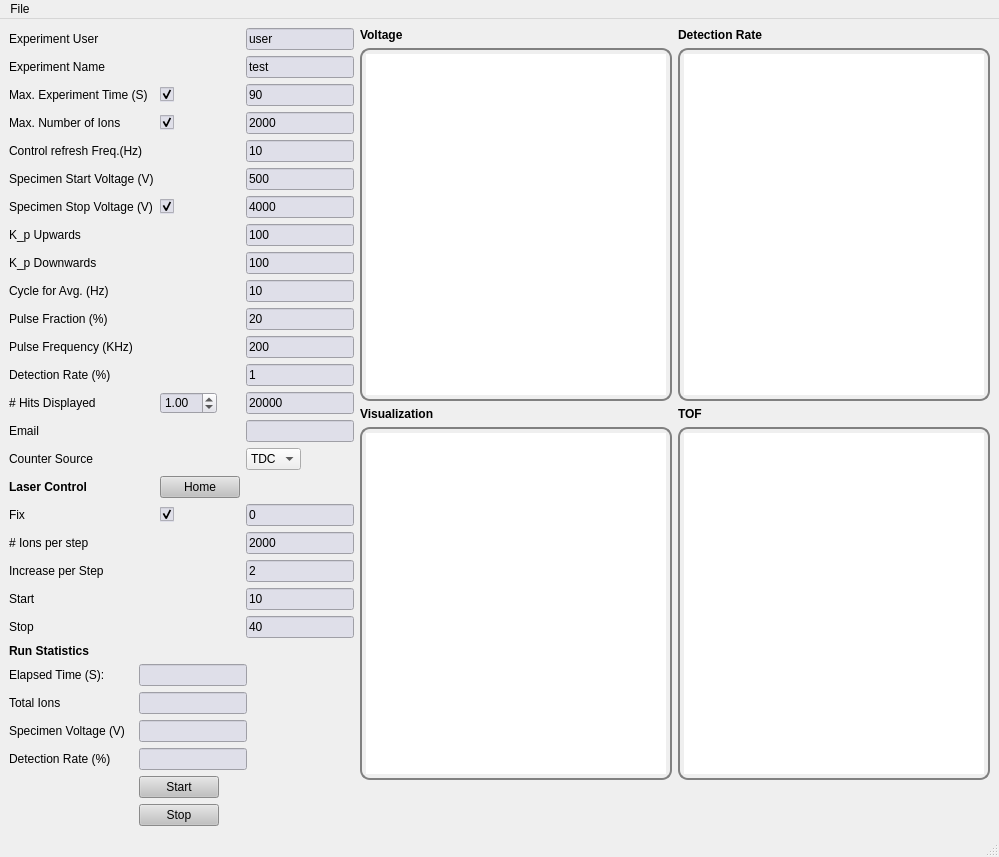
<?xml version="1.0" encoding="UTF-8"?>
<ui version="4.0">
 <class>UI_APT_S</class>
 <widget class="QMainWindow" name="UI_APT_S">
  <property name="geometry">
   <rect>
    <x>0</x>
    <y>0</y>
    <width>999</width>
    <height>844</height>
   </rect>
  </property>
  <property name="windowTitle">
   <string>APT Control Software</string>
  </property>
  <widget class="QWidget" name="centralwidget">
   <layout class="QGridLayout" name="gridLayout_2">
    <item row="0" column="0">
     <layout class="QGridLayout" name="gridLayout">
      <item row="0" column="0">
       <widget class="QLabel" name="label_43">
        <property name="sizePolicy">
         <sizepolicy hsizetype="Fixed" vsizetype="Fixed">
          <horstretch>0</horstretch>
          <verstretch>0</verstretch>
         </sizepolicy>
        </property>
        <property name="text">
         <string>Experiment User</string>
        </property>
       </widget>
      </item>
      <item row="0" column="3">
       <widget class="QLineEdit" name="ex_user">
        <property name="sizePolicy">
         <sizepolicy hsizetype="Fixed" vsizetype="Fixed">
          <horstretch>0</horstretch>
          <verstretch>0</verstretch>
         </sizepolicy>
        </property>
        <property name="styleSheet">
         <string notr="true">QLineEdit{
background: rgb(223,223,233)
}</string>
        </property>
        <property name="text">
         <string>user</string>
        </property>
       </widget>
      </item>
      <item row="1" column="0">
       <widget class="QLabel" name="label_21">
        <property name="sizePolicy">
         <sizepolicy hsizetype="Fixed" vsizetype="Fixed">
          <horstretch>0</horstretch>
          <verstretch>0</verstretch>
         </sizepolicy>
        </property>
        <property name="text">
         <string>Experiment Name</string>
        </property>
       </widget>
      </item>
      <item row="1" column="3">
       <widget class="QLineEdit" name="ex_name">
        <property name="sizePolicy">
         <sizepolicy hsizetype="Fixed" vsizetype="Fixed">
          <horstretch>0</horstretch>
          <verstretch>0</verstretch>
         </sizepolicy>
        </property>
        <property name="styleSheet">
         <string notr="true">QLineEdit{
background: rgb(223,223,233)
}</string>
        </property>
        <property name="text">
         <string>test</string>
        </property>
       </widget>
      </item>
      <item row="2" column="0" colspan="2">
       <widget class="QLabel" name="label_2">
        <property name="sizePolicy">
         <sizepolicy hsizetype="Fixed" vsizetype="Fixed">
          <horstretch>0</horstretch>
          <verstretch>0</verstretch>
         </sizepolicy>
        </property>
        <property name="text">
         <string>Max. Experiment Time (S)</string>
        </property>
       </widget>
      </item>
      <item row="2" column="2">
       <widget class="QCheckBox" name="criteria_time">
        <property name="sizePolicy">
         <sizepolicy hsizetype="Fixed" vsizetype="Fixed">
          <horstretch>0</horstretch>
          <verstretch>0</verstretch>
         </sizepolicy>
        </property>
        <property name="font">
         <font>
          <italic>false</italic>
         </font>
        </property>
        <property name="mouseTracking">
         <bool>true</bool>
        </property>
        <property name="styleSheet">
         <string notr="true">QCheckBox{
background: rgb(223,223,233)
}</string>
        </property>
        <property name="text">
         <string/>
        </property>
        <property name="checked">
         <bool>true</bool>
        </property>
       </widget>
      </item>
      <item row="2" column="3">
       <widget class="QLineEdit" name="ex_time">
        <property name="sizePolicy">
         <sizepolicy hsizetype="Fixed" vsizetype="Fixed">
          <horstretch>0</horstretch>
          <verstretch>0</verstretch>
         </sizepolicy>
        </property>
        <property name="styleSheet">
         <string notr="true">QLineEdit{
background: rgb(223,223,233)
}</string>
        </property>
        <property name="text">
         <string>90</string>
        </property>
       </widget>
      </item>
      <item row="3" column="0">
       <widget class="QLabel" name="label_41">
        <property name="sizePolicy">
         <sizepolicy hsizetype="Fixed" vsizetype="Fixed">
          <horstretch>0</horstretch>
          <verstretch>0</verstretch>
         </sizepolicy>
        </property>
        <property name="text">
         <string>Max. Number of Ions</string>
        </property>
       </widget>
      </item>
      <item row="3" column="2">
       <widget class="QCheckBox" name="criteria_ions">
        <property name="sizePolicy">
         <sizepolicy hsizetype="Fixed" vsizetype="Fixed">
          <horstretch>0</horstretch>
          <verstretch>0</verstretch>
         </sizepolicy>
        </property>
        <property name="font">
         <font>
          <italic>false</italic>
         </font>
        </property>
        <property name="mouseTracking">
         <bool>true</bool>
        </property>
        <property name="styleSheet">
         <string notr="true">QCheckBox{
background: rgb(223,223,233)
}</string>
        </property>
        <property name="text">
         <string/>
        </property>
        <property name="checked">
         <bool>true</bool>
        </property>
       </widget>
      </item>
      <item row="3" column="3">
       <widget class="QLineEdit" name="max_ions">
        <property name="sizePolicy">
         <sizepolicy hsizetype="Fixed" vsizetype="Fixed">
          <horstretch>0</horstretch>
          <verstretch>0</verstretch>
         </sizepolicy>
        </property>
        <property name="styleSheet">
         <string notr="true">QLineEdit{
background: rgb(223,223,233)
}</string>
        </property>
        <property name="text">
         <string>2000</string>
        </property>
       </widget>
      </item>
      <item row="4" column="0" colspan="2">
       <widget class="QLabel" name="label_3">
        <property name="sizePolicy">
         <sizepolicy hsizetype="Fixed" vsizetype="Fixed">
          <horstretch>0</horstretch>
          <verstretch>0</verstretch>
         </sizepolicy>
        </property>
        <property name="text">
         <string>Control refresh Freq.(Hz)</string>
        </property>
       </widget>
      </item>
      <item row="4" column="3">
       <widget class="QLineEdit" name="ex_freq">
        <property name="sizePolicy">
         <sizepolicy hsizetype="Fixed" vsizetype="Fixed">
          <horstretch>0</horstretch>
          <verstretch>0</verstretch>
         </sizepolicy>
        </property>
        <property name="styleSheet">
         <string notr="true">QLineEdit{
background: rgb(223,223,233)
}</string>
        </property>
        <property name="text">
         <string>10</string>
        </property>
       </widget>
      </item>
      <item row="5" column="0" colspan="2">
       <widget class="QLabel" name="label_4">
        <property name="sizePolicy">
         <sizepolicy hsizetype="Fixed" vsizetype="Fixed">
          <horstretch>0</horstretch>
          <verstretch>0</verstretch>
         </sizepolicy>
        </property>
        <property name="text">
         <string>Specimen Start Voltage (V)</string>
        </property>
       </widget>
      </item>
      <item row="5" column="3">
       <widget class="QLineEdit" name="vdc_min">
        <property name="sizePolicy">
         <sizepolicy hsizetype="Fixed" vsizetype="Fixed">
          <horstretch>0</horstretch>
          <verstretch>0</verstretch>
         </sizepolicy>
        </property>
        <property name="styleSheet">
         <string notr="true">QLineEdit{
background: rgb(223,223,233)
}</string>
        </property>
        <property name="text">
         <string>500</string>
        </property>
       </widget>
      </item>
      <item row="6" column="0" colspan="2">
       <widget class="QLabel" name="label_5">
        <property name="sizePolicy">
         <sizepolicy hsizetype="Fixed" vsizetype="Fixed">
          <horstretch>0</horstretch>
          <verstretch>0</verstretch>
         </sizepolicy>
        </property>
        <property name="text">
         <string>Specimen Stop Voltage (V)</string>
        </property>
       </widget>
      </item>
      <item row="6" column="2">
       <widget class="QCheckBox" name="criteria_vdc">
        <property name="sizePolicy">
         <sizepolicy hsizetype="Fixed" vsizetype="Fixed">
          <horstretch>0</horstretch>
          <verstretch>0</verstretch>
         </sizepolicy>
        </property>
        <property name="font">
         <font>
          <italic>false</italic>
         </font>
        </property>
        <property name="mouseTracking">
         <bool>true</bool>
        </property>
        <property name="styleSheet">
         <string notr="true">QCheckBox{
background: rgb(223,223,233)
}</string>
        </property>
        <property name="text">
         <string/>
        </property>
        <property name="checked">
         <bool>true</bool>
        </property>
       </widget>
      </item>
      <item row="6" column="3">
       <widget class="QLineEdit" name="vdc_max">
        <property name="sizePolicy">
         <sizepolicy hsizetype="Fixed" vsizetype="Fixed">
          <horstretch>0</horstretch>
          <verstretch>0</verstretch>
         </sizepolicy>
        </property>
        <property name="styleSheet">
         <string notr="true">QLineEdit{
background: rgb(223,223,233)
}</string>
        </property>
        <property name="text">
         <string>4000</string>
        </property>
       </widget>
      </item>
      <item row="7" column="0">
       <widget class="QLabel" name="label_6">
        <property name="text">
         <string>K_p Upwards</string>
        </property>
       </widget>
      </item>
      <item row="7" column="3">
       <widget class="QLineEdit" name="vdc_steps_up">
        <property name="sizePolicy">
         <sizepolicy hsizetype="Fixed" vsizetype="Fixed">
          <horstretch>0</horstretch>
          <verstretch>0</verstretch>
         </sizepolicy>
        </property>
        <property name="styleSheet">
         <string notr="true">QLineEdit{
background: rgb(223,223,233)
}</string>
        </property>
        <property name="text">
         <string>100</string>
        </property>
       </widget>
      </item>
      <item row="8" column="0">
       <widget class="QLabel" name="label_28">
        <property name="sizePolicy">
         <sizepolicy hsizetype="Fixed" vsizetype="Fixed">
          <horstretch>0</horstretch>
          <verstretch>0</verstretch>
         </sizepolicy>
        </property>
        <property name="text">
         <string>K_p Downwards</string>
        </property>
       </widget>
      </item>
      <item row="8" column="3">
       <widget class="QLineEdit" name="vdc_steps_down">
        <property name="sizePolicy">
         <sizepolicy hsizetype="Fixed" vsizetype="Fixed">
          <horstretch>0</horstretch>
          <verstretch>0</verstretch>
         </sizepolicy>
        </property>
        <property name="styleSheet">
         <string notr="true">QLineEdit{
background: rgb(223,223,233)
}</string>
        </property>
        <property name="text">
         <string>100</string>
        </property>
       </widget>
      </item>
      <item row="9" column="0">
       <widget class="QLabel" name="label_20">
        <property name="sizePolicy">
         <sizepolicy hsizetype="Fixed" vsizetype="Fixed">
          <horstretch>0</horstretch>
          <verstretch>0</verstretch>
         </sizepolicy>
        </property>
        <property name="text">
         <string>Cycle for Avg. (Hz)</string>
        </property>
       </widget>
      </item>
      <item row="9" column="3">
       <widget class="QLineEdit" name="cycle_avg">
        <property name="sizePolicy">
         <sizepolicy hsizetype="Fixed" vsizetype="Fixed">
          <horstretch>0</horstretch>
          <verstretch>0</verstretch>
         </sizepolicy>
        </property>
        <property name="styleSheet">
         <string notr="true">QLineEdit{
background: rgb(223,223,233)
}</string>
        </property>
        <property name="text">
         <string>10</string>
        </property>
       </widget>
      </item>
      <item row="10" column="0">
       <widget class="QLabel" name="label_25">
        <property name="sizePolicy">
         <sizepolicy hsizetype="Fixed" vsizetype="Fixed">
          <horstretch>0</horstretch>
          <verstretch>0</verstretch>
         </sizepolicy>
        </property>
        <property name="text">
         <string>Pulse Fraction (%)</string>
        </property>
       </widget>
      </item>
      <item row="10" column="3">
       <widget class="QLineEdit" name="pulse_fraction">
        <property name="sizePolicy">
         <sizepolicy hsizetype="Fixed" vsizetype="Fixed">
          <horstretch>0</horstretch>
          <verstretch>0</verstretch>
         </sizepolicy>
        </property>
        <property name="styleSheet">
         <string notr="true">QLineEdit{
background: rgb(223,223,233)
}</string>
        </property>
        <property name="text">
         <string>20</string>
        </property>
       </widget>
      </item>
      <item row="11" column="0">
       <widget class="QLabel" name="label_23">
        <property name="sizePolicy">
         <sizepolicy hsizetype="Fixed" vsizetype="Fixed">
          <horstretch>0</horstretch>
          <verstretch>0</verstretch>
         </sizepolicy>
        </property>
        <property name="text">
         <string>Pulse Frequency (KHz)</string>
        </property>
       </widget>
      </item>
      <item row="11" column="3">
       <widget class="QLineEdit" name="pulse_frequency">
        <property name="sizePolicy">
         <sizepolicy hsizetype="Fixed" vsizetype="Fixed">
          <horstretch>0</horstretch>
          <verstretch>0</verstretch>
         </sizepolicy>
        </property>
        <property name="styleSheet">
         <string notr="true">QLineEdit{
background: rgb(223,223,233)
}</string>
        </property>
        <property name="text">
         <string>200</string>
        </property>
       </widget>
      </item>
      <item row="12" column="0">
       <widget class="QLabel" name="label_17">
        <property name="sizePolicy">
         <sizepolicy hsizetype="Fixed" vsizetype="Fixed">
          <horstretch>0</horstretch>
          <verstretch>0</verstretch>
         </sizepolicy>
        </property>
        <property name="text">
         <string>Detection Rate (%)</string>
        </property>
       </widget>
      </item>
      <item row="12" column="3">
       <widget class="QLineEdit" name="detection_rate_init">
        <property name="sizePolicy">
         <sizepolicy hsizetype="Fixed" vsizetype="Fixed">
          <horstretch>0</horstretch>
          <verstretch>0</verstretch>
         </sizepolicy>
        </property>
        <property name="styleSheet">
         <string notr="true">QLineEdit{
background: rgb(223,223,233)
}</string>
        </property>
        <property name="text">
         <string>1</string>
        </property>
       </widget>
      </item>
      <item row="13" column="0">
       <widget class="QLabel" name="label_22">
        <property name="sizePolicy">
         <sizepolicy hsizetype="Fixed" vsizetype="Fixed">
          <horstretch>0</horstretch>
          <verstretch>0</verstretch>
         </sizepolicy>
        </property>
        <property name="text">
         <string># Hits Displayed</string>
        </property>
       </widget>
      </item>
      <item row="13" column="2">
       <widget class="QDoubleSpinBox" name="doubleSpinBox">
        <property name="sizePolicy">
         <sizepolicy hsizetype="Fixed" vsizetype="Fixed">
          <horstretch>0</horstretch>
          <verstretch>0</verstretch>
         </sizepolicy>
        </property>
        <property name="styleSheet">
         <string notr="true">QDoubleSpinBox{
background: rgb(223,223,233)
}</string>
        </property>
        <property name="value">
         <double>1.000000000000000</double>
        </property>
       </widget>
      </item>
      <item row="13" column="3">
       <widget class="QLineEdit" name="hit_displayed">
        <property name="sizePolicy">
         <sizepolicy hsizetype="Fixed" vsizetype="Fixed">
          <horstretch>0</horstretch>
          <verstretch>0</verstretch>
         </sizepolicy>
        </property>
        <property name="styleSheet">
         <string notr="true">QLineEdit{
background: rgb(223,223,233)
}</string>
        </property>
        <property name="text">
         <string>20000</string>
        </property>
       </widget>
      </item>
      <item row="14" column="0">
       <widget class="QLabel" name="label_26">
        <property name="sizePolicy">
         <sizepolicy hsizetype="Fixed" vsizetype="Fixed">
          <horstretch>0</horstretch>
          <verstretch>0</verstretch>
         </sizepolicy>
        </property>
        <property name="text">
         <string>Email</string>
        </property>
       </widget>
      </item>
      <item row="14" column="3">
       <widget class="QLineEdit" name="email">
        <property name="sizePolicy">
         <sizepolicy hsizetype="Fixed" vsizetype="Fixed">
          <horstretch>0</horstretch>
          <verstretch>0</verstretch>
         </sizepolicy>
        </property>
        <property name="styleSheet">
         <string notr="true">QLineEdit{
background: rgb(223,223,233)
}</string>
        </property>
        <property name="text">
         <string/>
        </property>
       </widget>
      </item>
      <item row="15" column="0">
       <widget class="QLabel" name="label_42">
        <property name="sizePolicy">
         <sizepolicy hsizetype="Fixed" vsizetype="Fixed">
          <horstretch>0</horstretch>
          <verstretch>0</verstretch>
         </sizepolicy>
        </property>
        <property name="text">
         <string>Counter Source</string>
        </property>
       </widget>
      </item>
      <item row="15" column="3">
       <widget class="QComboBox" name="counter_source">
        <property name="sizePolicy">
         <sizepolicy hsizetype="Fixed" vsizetype="Fixed">
          <horstretch>0</horstretch>
          <verstretch>0</verstretch>
         </sizepolicy>
        </property>
        <item>
         <property name="text">
          <string>TDC</string>
         </property>
        </item>
       </widget>
      </item>
      <item row="16" column="0">
       <widget class="QLabel" name="label_29">
        <property name="sizePolicy">
         <sizepolicy hsizetype="Fixed" vsizetype="Fixed">
          <horstretch>0</horstretch>
          <verstretch>0</verstretch>
         </sizepolicy>
        </property>
        <property name="font">
         <font>
          <bold>true</bold>
         </font>
        </property>
        <property name="text">
         <string>Laser Control</string>
        </property>
       </widget>
      </item>
      <item row="17" column="0">
       <widget class="QLabel" name="label_31">
        <property name="sizePolicy">
         <sizepolicy hsizetype="Fixed" vsizetype="Fixed">
          <horstretch>0</horstretch>
          <verstretch>0</verstretch>
         </sizepolicy>
        </property>
        <property name="text">
         <string>Fix</string>
        </property>
       </widget>
      </item>
      <item row="17" column="2">
       <widget class="QCheckBox" name="criteria_laser">
        <property name="sizePolicy">
         <sizepolicy hsizetype="Fixed" vsizetype="Fixed">
          <horstretch>0</horstretch>
          <verstretch>0</verstretch>
         </sizepolicy>
        </property>
        <property name="font">
         <font>
          <italic>false</italic>
         </font>
        </property>
        <property name="mouseTracking">
         <bool>true</bool>
        </property>
        <property name="styleSheet">
         <string notr="true">QCheckBox{
background: rgb(223,223,233)
}</string>
        </property>
        <property name="text">
         <string/>
        </property>
        <property name="checked">
         <bool>true</bool>
        </property>
       </widget>
      </item>
      <item row="17" column="3">
       <widget class="QLineEdit" name="fixed_laser">
        <property name="sizePolicy">
         <sizepolicy hsizetype="Fixed" vsizetype="Fixed">
          <horstretch>0</horstretch>
          <verstretch>0</verstretch>
         </sizepolicy>
        </property>
        <property name="styleSheet">
         <string notr="true">QLineEdit{
background: rgb(223,223,233)
}</string>
        </property>
        <property name="text">
         <string>0</string>
        </property>
       </widget>
      </item>
      <item row="18" column="0">
       <widget class="QLabel" name="label_18">
        <property name="sizePolicy">
         <sizepolicy hsizetype="Fixed" vsizetype="Fixed">
          <horstretch>0</horstretch>
          <verstretch>0</verstretch>
         </sizepolicy>
        </property>
        <property name="text">
         <string># Ions per step</string>
        </property>
       </widget>
      </item>
      <item row="18" column="3">
       <widget class="QLineEdit" name="laser_num_ions_per_step">
        <property name="sizePolicy">
         <sizepolicy hsizetype="Fixed" vsizetype="Fixed">
          <horstretch>0</horstretch>
          <verstretch>0</verstretch>
         </sizepolicy>
        </property>
        <property name="styleSheet">
         <string notr="true">QLineEdit{
background: rgb(223,223,233)
}</string>
        </property>
        <property name="text">
         <string>2000</string>
        </property>
       </widget>
      </item>
      <item row="19" column="0">
       <widget class="QLabel" name="label_30">
        <property name="sizePolicy">
         <sizepolicy hsizetype="Fixed" vsizetype="Fixed">
          <horstretch>0</horstretch>
          <verstretch>0</verstretch>
         </sizepolicy>
        </property>
        <property name="text">
         <string>Increase per Step </string>
        </property>
       </widget>
      </item>
      <item row="19" column="3">
       <widget class="QLineEdit" name="laser_increase_per_step">
        <property name="sizePolicy">
         <sizepolicy hsizetype="Fixed" vsizetype="Fixed">
          <horstretch>0</horstretch>
          <verstretch>0</verstretch>
         </sizepolicy>
        </property>
        <property name="styleSheet">
         <string notr="true">QLineEdit{
background: rgb(223,223,233)
}</string>
        </property>
        <property name="text">
         <string>2</string>
        </property>
       </widget>
      </item>
      <item row="20" column="0">
       <widget class="QLabel" name="label_16">
        <property name="sizePolicy">
         <sizepolicy hsizetype="Fixed" vsizetype="Fixed">
          <horstretch>0</horstretch>
          <verstretch>0</verstretch>
         </sizepolicy>
        </property>
        <property name="text">
         <string>Start</string>
        </property>
       </widget>
      </item>
      <item row="20" column="3">
       <widget class="QLineEdit" name="laser_start">
        <property name="sizePolicy">
         <sizepolicy hsizetype="Fixed" vsizetype="Fixed">
          <horstretch>0</horstretch>
          <verstretch>0</verstretch>
         </sizepolicy>
        </property>
        <property name="styleSheet">
         <string notr="true">QLineEdit{
background: rgb(223,223,233)
}</string>
        </property>
        <property name="text">
         <string>10</string>
        </property>
       </widget>
      </item>
      <item row="21" column="0">
       <widget class="QLabel" name="label_27">
        <property name="sizePolicy">
         <sizepolicy hsizetype="Fixed" vsizetype="Fixed">
          <horstretch>0</horstretch>
          <verstretch>0</verstretch>
         </sizepolicy>
        </property>
        <property name="text">
         <string>Stop</string>
        </property>
       </widget>
      </item>
      <item row="21" column="3">
       <widget class="QLineEdit" name="laser_stop">
        <property name="sizePolicy">
         <sizepolicy hsizetype="Fixed" vsizetype="Fixed">
          <horstretch>0</horstretch>
          <verstretch>0</verstretch>
         </sizepolicy>
        </property>
        <property name="styleSheet">
         <string notr="true">QLineEdit{
background: rgb(223,223,233)
}</string>
        </property>
        <property name="text">
         <string>40</string>
        </property>
       </widget>
      </item>
      <item row="22" column="0">
       <widget class="QLabel" name="label_11">
        <property name="sizePolicy">
         <sizepolicy hsizetype="Fixed" vsizetype="Fixed">
          <horstretch>0</horstretch>
          <verstretch>0</verstretch>
         </sizepolicy>
        </property>
        <property name="font">
         <font>
          <bold>true</bold>
         </font>
        </property>
        <property name="text">
         <string>Run Statistics</string>
        </property>
       </widget>
      </item>
      <item row="23" column="0">
       <widget class="QLabel" name="label_12">
        <property name="sizePolicy">
         <sizepolicy hsizetype="Fixed" vsizetype="Fixed">
          <horstretch>0</horstretch>
          <verstretch>0</verstretch>
         </sizepolicy>
        </property>
        <property name="text">
         <string>Elapsed Time (S):</string>
        </property>
       </widget>
      </item>
      <item row="23" column="1" colspan="3">
       <widget class="QLineEdit" name="elapsed_time">
        <property name="sizePolicy">
         <sizepolicy hsizetype="Fixed" vsizetype="Fixed">
          <horstretch>0</horstretch>
          <verstretch>0</verstretch>
         </sizepolicy>
        </property>
        <property name="styleSheet">
         <string notr="true">QLineEdit{
background: rgb(223,223,233)
}</string>
        </property>
        <property name="text">
         <string/>
        </property>
       </widget>
      </item>
      <item row="24" column="0">
       <widget class="QLabel" name="label_13">
        <property name="sizePolicy">
         <sizepolicy hsizetype="Fixed" vsizetype="Fixed">
          <horstretch>0</horstretch>
          <verstretch>0</verstretch>
         </sizepolicy>
        </property>
        <property name="text">
         <string>Total Ions</string>
        </property>
       </widget>
      </item>
      <item row="24" column="1" colspan="3">
       <widget class="QLineEdit" name="total_ions">
        <property name="sizePolicy">
         <sizepolicy hsizetype="Fixed" vsizetype="Fixed">
          <horstretch>0</horstretch>
          <verstretch>0</verstretch>
         </sizepolicy>
        </property>
        <property name="styleSheet">
         <string notr="true">QLineEdit{
background: rgb(223,223,233)
}</string>
        </property>
        <property name="text">
         <string/>
        </property>
       </widget>
      </item>
      <item row="25" column="0">
       <widget class="QLabel" name="label_14">
        <property name="sizePolicy">
         <sizepolicy hsizetype="Fixed" vsizetype="Fixed">
          <horstretch>0</horstretch>
          <verstretch>0</verstretch>
         </sizepolicy>
        </property>
        <property name="text">
         <string>Specimen Voltage (V)</string>
        </property>
       </widget>
      </item>
      <item row="25" column="1" colspan="3">
       <widget class="QLineEdit" name="speciemen_voltage">
        <property name="sizePolicy">
         <sizepolicy hsizetype="Fixed" vsizetype="Fixed">
          <horstretch>0</horstretch>
          <verstretch>0</verstretch>
         </sizepolicy>
        </property>
        <property name="styleSheet">
         <string notr="true">QLineEdit{
background: rgb(223,223,233)
}</string>
        </property>
        <property name="text">
         <string/>
        </property>
       </widget>
      </item>
      <item row="26" column="0">
       <widget class="QLabel" name="label_15">
        <property name="sizePolicy">
         <sizepolicy hsizetype="Fixed" vsizetype="Fixed">
          <horstretch>0</horstretch>
          <verstretch>0</verstretch>
         </sizepolicy>
        </property>
        <property name="text">
         <string>Detection Rate (%)</string>
        </property>
       </widget>
      </item>
      <item row="26" column="1" colspan="3">
       <widget class="QLineEdit" name="detection_rate">
        <property name="sizePolicy">
         <sizepolicy hsizetype="Fixed" vsizetype="Fixed">
          <horstretch>0</horstretch>
          <verstretch>0</verstretch>
         </sizepolicy>
        </property>
        <property name="styleSheet">
         <string notr="true">QLineEdit{
background: rgb(223,223,233)
}</string>
        </property>
        <property name="text">
         <string/>
        </property>
       </widget>
      </item>
      <item row="27" column="1" colspan="2">
       <widget class="QPushButton" name="start_button">
        <property name="sizePolicy">
         <sizepolicy hsizetype="Fixed" vsizetype="Fixed">
          <horstretch>0</horstretch>
          <verstretch>0</verstretch>
         </sizepolicy>
        </property>
        <property name="styleSheet">
         <string notr="true">QPushButton{
background: rgb(193, 193, 193)
}</string>
        </property>
        <property name="text">
         <string>Start</string>
        </property>
       </widget>
      </item>
      <item row="28" column="1" colspan="2">
       <widget class="QPushButton" name="stop_button">
        <property name="sizePolicy">
         <sizepolicy hsizetype="Fixed" vsizetype="Fixed">
          <horstretch>0</horstretch>
          <verstretch>0</verstretch>
         </sizepolicy>
        </property>
        <property name="styleSheet">
         <string notr="true">QPushButton{
background: rgb(193, 193, 193)
}</string>
        </property>
        <property name="text">
         <string>Stop</string>
        </property>
       </widget>
      </item>
      <item row="16" column="2">
       <widget class="QPushButton" name="home_motor">
        <property name="sizePolicy">
         <sizepolicy hsizetype="Fixed" vsizetype="Fixed">
          <horstretch>0</horstretch>
          <verstretch>0</verstretch>
         </sizepolicy>
        </property>
        <property name="styleSheet">
         <string notr="true">QPushButton{
background: rgb(193, 193, 193)
}</string>
        </property>
        <property name="text">
         <string>Home</string>
        </property>
       </widget>
      </item>
     </layout>
    </item>
    <item row="0" column="1">
     <layout class="QVBoxLayout" name="verticalLayout">
      <item>
       <layout class="QHBoxLayout" name="horizontalLayout_4">
        <item>
         <widget class="QLabel" name="label_7">
          <property name="font">
           <font>
            <bold>true</bold>
           </font>
          </property>
          <property name="text">
           <string>Voltage</string>
          </property>
         </widget>
        </item>
        <item>
         <widget class="QLabel" name="label_10">
          <property name="font">
           <font>
            <bold>true</bold>
           </font>
          </property>
          <property name="text">
           <string>Detection Rate</string>
          </property>
         </widget>
        </item>
       </layout>
      </item>
      <item>
       <layout class="QHBoxLayout" name="horizontalLayout_2">
        <item>
         <widget class="QGraphicsView" name="vdc_time">
          <property name="minimumSize">
           <size>
            <width>0</width>
            <height>0</height>
           </size>
          </property>
          <property name="styleSheet">
           <string notr="true">QWidget{
border: 2px solid gray;
border-radius: 10px;
padding: 4 4px;
}</string>
          </property>
         </widget>
        </item>
        <item>
         <widget class="QGraphicsView" name="detection_rate_viz">
          <property name="minimumSize">
           <size>
            <width>0</width>
            <height>0</height>
           </size>
          </property>
          <property name="styleSheet">
           <string notr="true">QWidget{
border: 2px solid gray;
border-radius: 10px;
padding: 4 4px;
}</string>
          </property>
         </widget>
        </item>
       </layout>
      </item>
      <item>
       <layout class="QHBoxLayout" name="horizontalLayout_3">
        <item>
         <widget class="QLabel" name="label_19">
          <property name="font">
           <font>
            <bold>true</bold>
           </font>
          </property>
          <property name="text">
           <string>Visualization</string>
          </property>
         </widget>
        </item>
        <item>
         <widget class="QLabel" name="label_24">
          <property name="font">
           <font>
            <bold>true</bold>
           </font>
          </property>
          <property name="text">
           <string>TOF</string>
          </property>
         </widget>
        </item>
       </layout>
      </item>
      <item>
       <layout class="QHBoxLayout" name="horizontalLayout">
        <item>
         <widget class="QGraphicsView" name="visualization">
          <property name="minimumSize">
           <size>
            <width>0</width>
            <height>0</height>
           </size>
          </property>
          <property name="acceptDrops">
           <bool>true</bool>
          </property>
          <property name="styleSheet">
           <string notr="true">QWidget{
border: 2px solid gray;
border-radius: 10px;
padding: 4 4px;
}</string>
          </property>
         </widget>
        </item>
        <item>
         <widget class="QGraphicsView" name="histogram">
          <property name="sizePolicy">
           <sizepolicy hsizetype="Expanding" vsizetype="Expanding">
            <horstretch>0</horstretch>
            <verstretch>0</verstretch>
           </sizepolicy>
          </property>
          <property name="minimumSize">
           <size>
            <width>0</width>
            <height>0</height>
           </size>
          </property>
          <property name="styleSheet">
           <string notr="true">QWidget{
border: 2px solid gray;
border-radius: 10px;
padding: 4 4px;
}</string>
          </property>
         </widget>
        </item>
       </layout>
      </item>
      <item>
       <widget class="QLabel" name="Error">
        <property name="font">
         <font>
          <pointsize>13</pointsize>
          <bold>true</bold>
          <strikeout>false</strikeout>
         </font>
        </property>
        <property name="text">
         <string>&lt;html&gt;&lt;head/&gt;&lt;body&gt;&lt;p&gt;&lt;br/&gt;&lt;/p&gt;&lt;/body&gt;&lt;/html&gt;</string>
        </property>
        <property name="alignment">
         <set>Qt::AlignCenter</set>
        </property>
        <property name="textInteractionFlags">
         <set>Qt::LinksAccessibleByMouse</set>
        </property>
       </widget>
      </item>
     </layout>
    </item>
   </layout>
  </widget>
  <widget class="QMenuBar" name="menubar">
   <property name="geometry">
    <rect>
     <x>0</x>
     <y>0</y>
     <width>999</width>
     <height>22</height>
    </rect>
   </property>
   <widget class="QMenu" name="menuFile">
    <property name="title">
     <string>File</string>
    </property>
    <addaction name="actionExit"/>
   </widget>
   <addaction name="menuFile"/>
  </widget>
  <widget class="QStatusBar" name="statusbar"/>
  <action name="actionExit">
   <property name="text">
    <string>Exit</string>
   </property>
  </action>
 </widget>
 <resources/>
 <connections/>
</ui>
